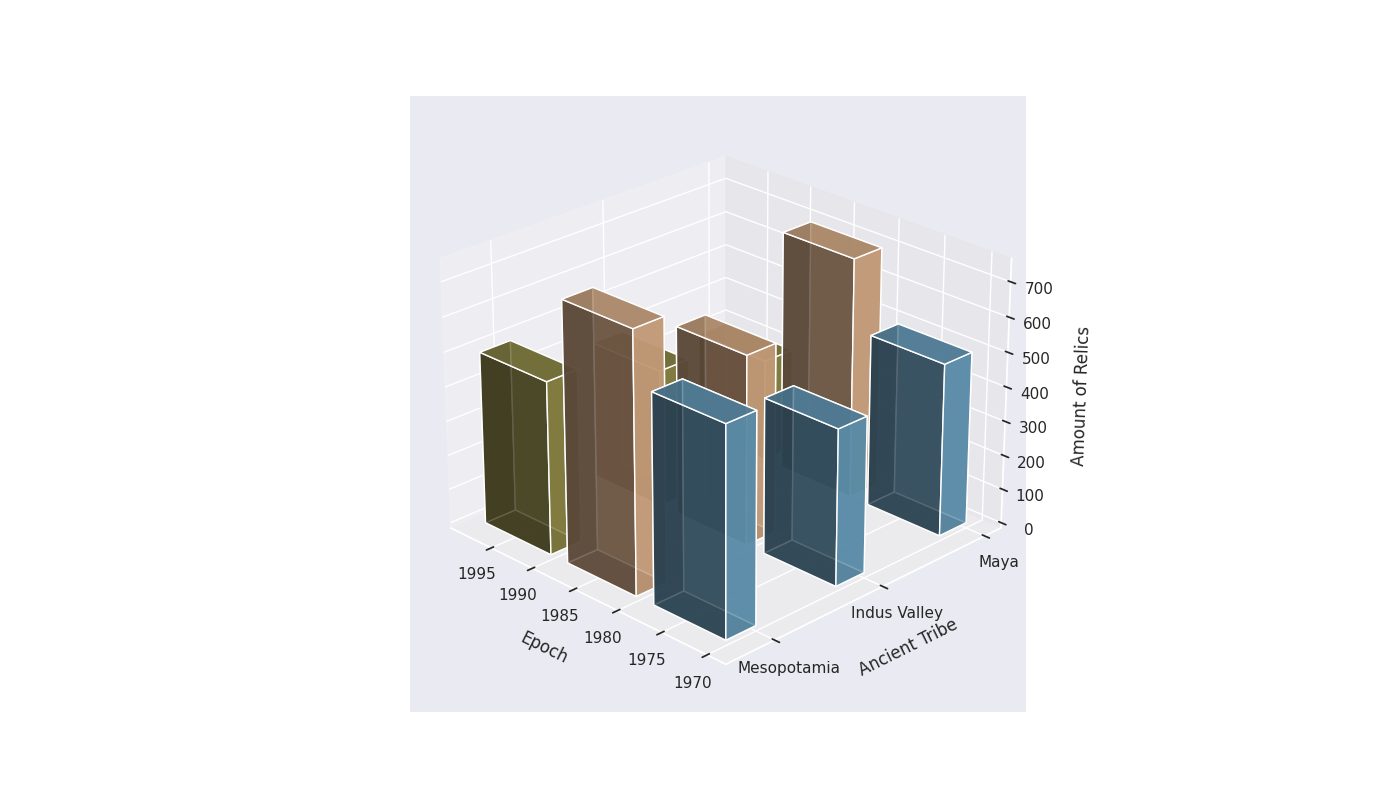

Write Python code to recreate this figure.
import matplotlib.pyplot as plt
from mpl_toolkits.mplot3d import Axes3D
import numpy as np

# Randomly re-order the decades
decades = np.array([1990, 1970, 1980])
# Randomly shuffled civilizations
civilizations = ['Maya', 'Indus Valley', 'Mesopotamia']

# Corresponding artifacts data remains consistent with scrambled order
artifacts_data = np.array([
    [300, 500, 700],  # Maya
    [400, 450, 550],  # Indus Valley
    [500, 600, 750]   # Mesopotamia
])

colors = ['#8D8741', '#659DBD', '#DAAD86']

fig = plt.figure(figsize=(14, 8))
ax = fig.add_subplot(111, projection='3d')

for i, civilization in enumerate(civilizations):
    xs = decades
    ys = np.full(xs.shape, i * 3)
    zs = np.zeros(decades.shape)

    for j, (color, decade) in enumerate(zip(colors, decades)):
        height = artifacts_data[i, j]
        ax.bar3d(xs[j], ys[j], zs[j], dx=8, dy=0.8, dz=height, color=color, alpha=0.8)
        zs[j] += height

# Randomly altered labels and title
ax.set_xlabel('Epoch', fontsize=12, labelpad=10)
ax.set_ylabel('Ancient Tribe', fontsize=12, labelpad=10)
ax.set_zlabel('Amount of Relics', fontsize=12, labelpad=10)
ax.set_yticks([i * 3 for i in range(len(civilizations))])
ax.set_yticklabels(civilizations)

ax.view_init(elev=25, azim=135)
plt.tight_layout()
plt.show()
